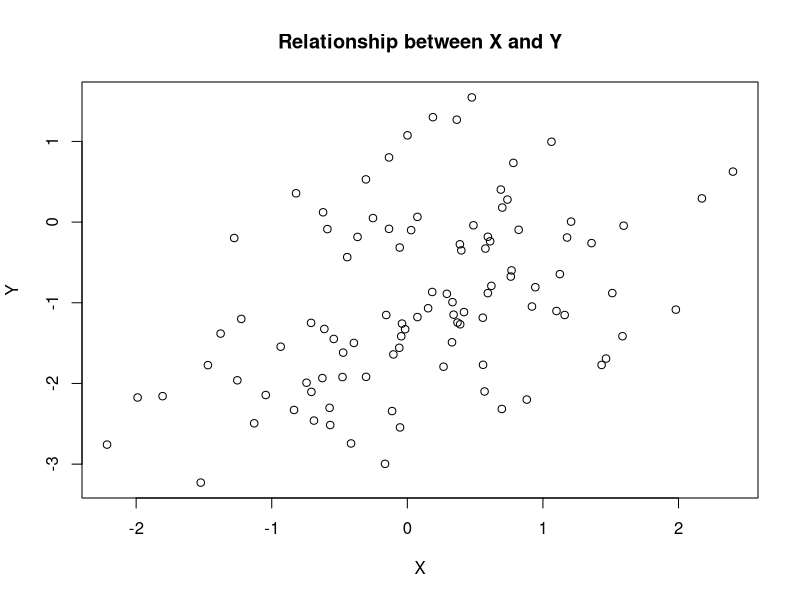
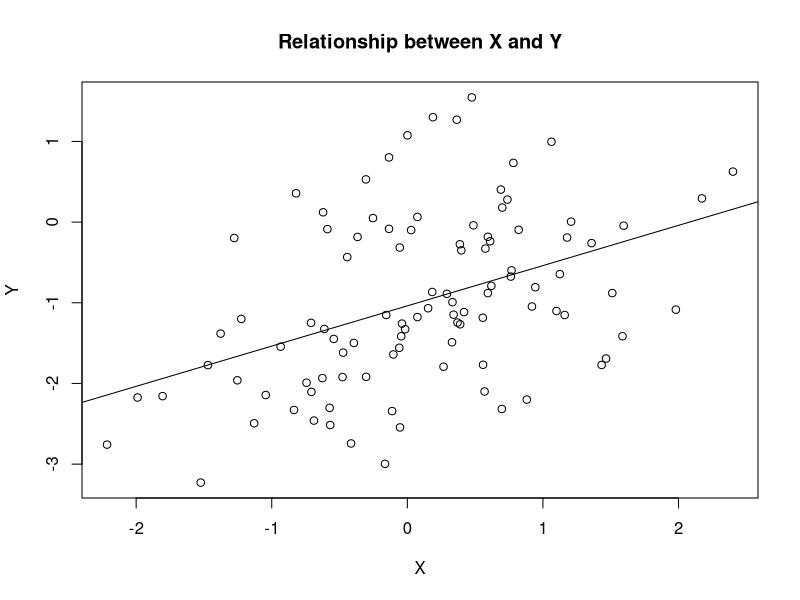
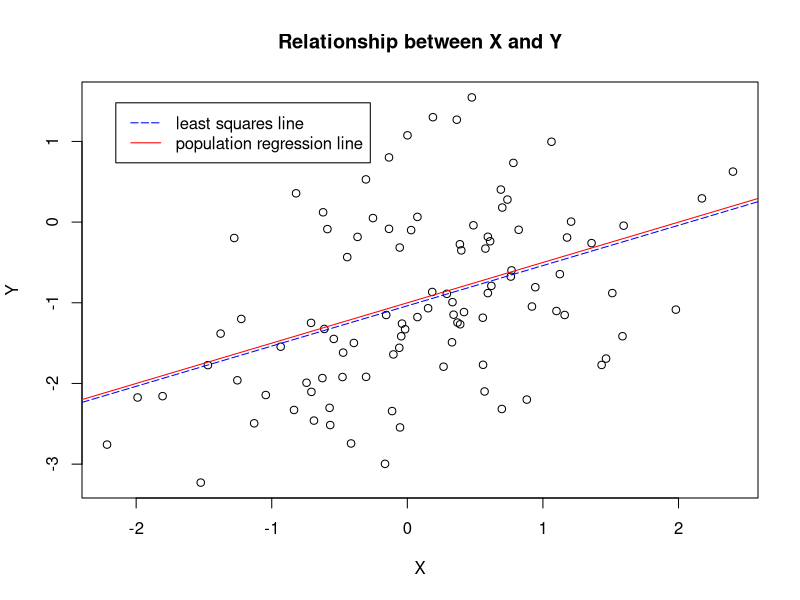
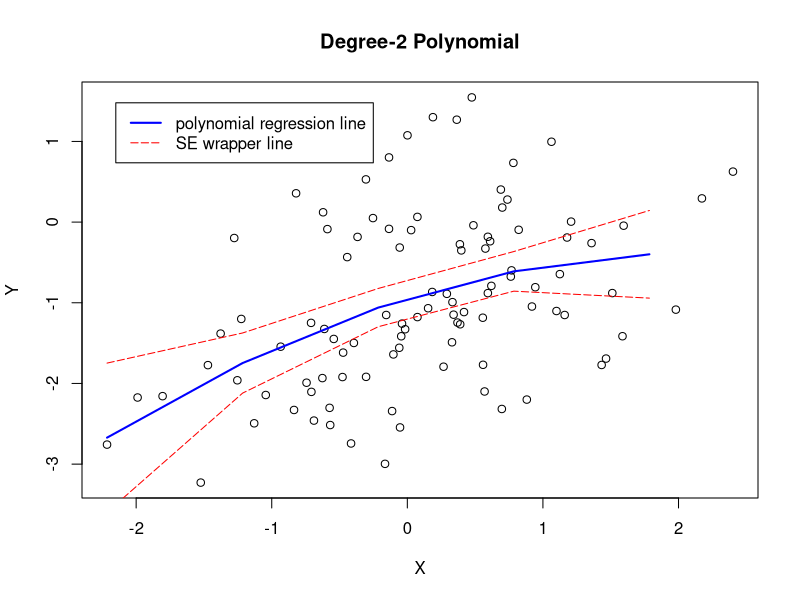

Recreate these plots in R, in order.
# a
set.seed(1) # ensure consistent results
x=rnorm(100, mean=0, sd=1) # feature X

# b
eps=rnorm(100, mean=0, sd=1)

# c
y = -1 + 0.5*x + eps
length(y)

# d scatterplot
plot(x, y, xlab="X", ylab="Y", main="Relationship between X and Y")

# e least squares linear model
lm.fit = lm(y~x)
confint(lm.fit)
summary(lm.fit)
plot(x, y, xlab="X", ylab="Y", main="Relationship between X and Y")
abline(lm.fit)

# f 
par(col='black')
plot(x, y, xlab="X", ylab="Y", main="Relationship between X and Y")
abline(lm.fit, col='blue', lty=5) # least squares line
abline(a=-1, b=0.5, col='red', lty=1) # population regression line
legend('topleft', inset=0.05, c('least squares line', 'population regression line'), lty=c(5, 1), col=c('blue', 'red'), bty = "o")

# g
# polynomial regression
Poly_fit = lm(y ~ poly(x,2))
# show regression result
summary(Poly_fit)
# creat points to draw fitting line
xlims = range(x)
x.grid = seq(from=xlims[1], to=xlims[2])
preds = predict(Poly_fit, newdata=list(x=x.grid), se=TRUE)
# use standard error to creat wrapper line
se.bands = cbind(preds$fit+2*preds$se.fit, preds$fit-2*preds$se.fit)
# draw 
plot(x, y, xlab="X", ylab="Y", main='Degree-2 Polynomial', col="black")
lines(x.grid, preds$fit, lwd=2, col="blue", lty=1)
matlines(x.grid, se.bands, lwd=1, col="red", lty=5)
legend('topleft', inset=0.05, c('polynomial regression line', 'SE wrapper line'), lwd=c(2, 1), lty=c(1, 5), col=c('blue', 'red'), bty = "o")
